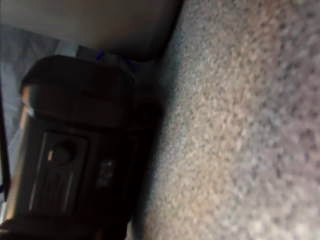
#> input picture src/camera-test/captured_photos/photo_20241208_152527.jpg, 320 x 240 px
$ python -i cv_timed_capture.py   (imports and definitions only)
#> lines starting #> are read from the running program, lines starting #| are printed output that depends on the picture; after the words box and inside, x2 and y2 are one past the last pixel; in counts of white or black regions, pixels touching at a corner belong together
#!/usr/bin/env python3

import cv2
import numpy as np
import time
import datetime
import argparse
from pathlib import Path

# [14 lines left out: function parse_args, not called in this run]

# Camera Configuration
FRAME_WIDTH = 640
FRAME_HEIGHT = 480

# HSV Color Detection Configuration
HSV_MIN = np.array([107, 24, 6], dtype=np.uint8)    # Lower bound of target color
HSV_MAX = np.array([154, 255, 255], dtype=np.uint8)  # Upper bound of target color
MIN_AREA = 500    # Minimum area to consider a valid detection
MAX_AREA = 50000   # Maximum area to consider a valid detection

# [46 lines left out: functions init_camera, save_image, not called in this run]

def detect_color(frame):
    """Detect if target color is present in frame and return detection info."""
    # Convert to HSV color space
    hsv = cv2.cvtColor(frame, cv2.COLOR_RGB2HSV)
#> hsv: shape (240, 320, 3); mean H, S, V 49.9, 56.2, 88.7

    # Create mask for target color
    mask = cv2.inRange(hsv, HSV_MIN, HSV_MAX)
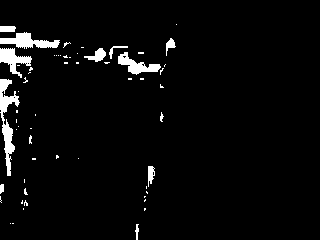
#> mask: shape (240, 320); 3.8% white; 59 white regions (46 under 20 px)

    # Find contours
    contours, _ = cv2.findContours(mask, cv2.RETR_EXTERNAL, cv2.CHAIN_APPROX_SIMPLE)
#> contours = 59 contours, 48 with area under 20; largest, box (x1, y1, x2, y2) and area: (0, 79, 20, 176) 584, (0, 32, 60, 49) 432, (0, 48, 32, 78) 363, (118, 52, 161, 75) 356, (84, 48, 106, 62) 122

    # Find the largest contour within area bounds
    max_area = 0
    best_cnt = None
    for cnt in contours:
        area = cv2.contourArea(cnt)
        if MIN_AREA <= area <= MAX_AREA and area > max_area:
            max_area = area
            best_cnt = cnt
#> this loop made 59 passes
#> (area, max_area) on pass 30: (583.5, 583.5)
#> area on passes 1, 14, 16, 50, 51, 52: 21.5, 22.5, 75, 356, 122, 363
#> after the loop, best_cnt = contour of 142 points, box (x1, y1, x2, y2) (0, 79, 20, 176), area 584; max_area = 583.5

    # If a valid contour was found
    if best_cnt is not None:
        # Calculate centroid
        M = cv2.moments(best_cnt)
#> M = moments, m00 583.5, centre m10/m00, m01/m00 = (6.89, 120.5)
        if M['m00'] != 0:
            cx = int(M['m10'] / M['m00'])
#> cx = 6
            cy = int(M['m01'] / M['m00'])
#> cy = 120

            # Draw detection on frame
            cv2.drawContours(frame, [best_cnt], -1, (0, 255, 0), 2)
            cv2.circle(frame, (cx, cy), 5, (0, 0, 255), -1)
#> frame: shape (240, 320, 3); mean R, G, B 87.1, 83, 77.3
            cv2.putText(frame, f'Area: {int(max_area)}', (cx, cy - 10),
                       cv2.FONT_HERSHEY_SIMPLEX, 0.5, (0, 255, 0), 2)
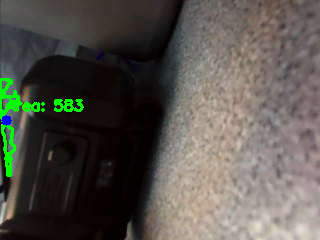
#> frame: shape (240, 320, 3); mean R, G, B 86.9, 84.3, 77

            return True, frame, mask, (cx, cy, max_area)

    return False, frame, mask, None

# [86 lines left out: function main, not called in this run]

# [2 lines not run here, left out]

>>> import cv2
>>> picture = cv2.cvtColor(cv2.imread('captured_photos/photo_20241208_152527.jpg'), cv2.COLOR_BGR2RGB)
>>> result = detect_color(picture)
